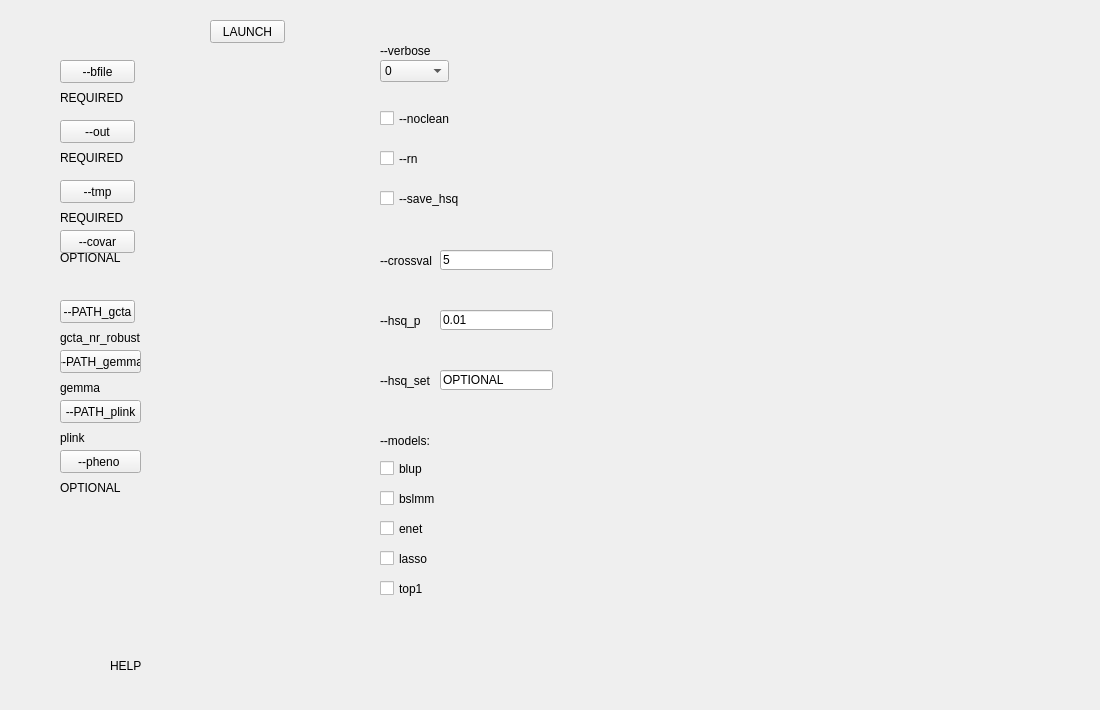
      <widget class="QWidget" name="tab_11">
       <attribute name="title">
        <string>Compute Weights</string>
       </attribute>
       <widget class="QPushButton" name="FCWBFILE">
        <property name="geometry">
         <rect>
          <x>60</x>
          <y>60</y>
          <width>75</width>
          <height>23</height>
         </rect>
        </property>
        <property name="text">
         <string>--bfile</string>
        </property>
       </widget>
       <widget class="QPushButton" name="FCWOUT">
        <property name="geometry">
         <rect>
          <x>60</x>
          <y>120</y>
          <width>75</width>
          <height>23</height>
         </rect>
        </property>
        <property name="text">
         <string>--out</string>
        </property>
       </widget>
       <widget class="QPushButton" name="FCWTMP">
        <property name="geometry">
         <rect>
          <x>60</x>
          <y>180</y>
          <width>75</width>
          <height>23</height>
         </rect>
        </property>
        <property name="text">
         <string>--tmp</string>
        </property>
       </widget>
       <widget class="QPushButton" name="FCWCOVAR">
        <property name="geometry">
         <rect>
          <x>60</x>
          <y>230</y>
          <width>75</width>
          <height>23</height>
         </rect>
        </property>
        <property name="text">
         <string>--covar</string>
        </property>
       </widget>
       <widget class="QPushButton" name="FCWPATHGCTA">
        <property name="geometry">
         <rect>
          <x>60</x>
          <y>300</y>
          <width>75</width>
          <height>23</height>
         </rect>
        </property>
        <property name="text">
         <string>--PATH_gcta</string>
        </property>
       </widget>
       <widget class="QPushButton" name="FCWPATHGEMMA">
        <property name="geometry">
         <rect>
          <x>60</x>
          <y>350</y>
          <width>81</width>
          <height>23</height>
         </rect>
        </property>
        <property name="text">
         <string>--PATH_gemma</string>
        </property>
       </widget>
       <widget class="QPushButton" name="FCWPATHPLINK">
        <property name="geometry">
         <rect>
          <x>60</x>
          <y>400</y>
          <width>81</width>
          <height>23</height>
         </rect>
        </property>
        <property name="text">
         <string>--PATH_plink</string>
        </property>
       </widget>
       <widget class="QComboBox" name="FCWVERBOSE">
        <property name="geometry">
         <rect>
          <x>380</x>
          <y>60</y>
          <width>69</width>
          <height>22</height>
         </rect>
        </property>
        <item>
         <property name="text">
          <string>0</string>
         </property>
        </item>
        <item>
         <property name="text">
          <string>1</string>
         </property>
        </item>
        <item>
         <property name="text">
          <string>2</string>
         </property>
        </item>
       </widget>
       <widget class="QCheckBox" name="FCWNOCLEAN">
        <property name="geometry">
         <rect>
          <x>380</x>
          <y>110</y>
          <width>71</width>
          <height>17</height>
         </rect>
        </property>
        <property name="text">
         <string>--noclean	</string>
        </property>
       </widget>
       <widget class="QLabel" name="label">
        <property name="geometry">
         <rect>
          <x>380</x>
          <y>250</y>
          <width>81</width>
          <height>21</height>
         </rect>
        </property>
        <property name="text">
         <string>--crossval	</string>
        </property>
       </widget>
       <widget class="QLabel" name="label_2">
        <property name="geometry">
         <rect>
          <x>380</x>
          <y>310</y>
          <width>81</width>
          <height>21</height>
         </rect>
        </property>
        <property name="text">
         <string>--hsq_p	</string>
        </property>
       </widget>
       <widget class="QLabel" name="label_3">
        <property name="geometry">
         <rect>
          <x>380</x>
          <y>370</y>
          <width>81</width>
          <height>21</height>
         </rect>
        </property>
        <property name="text">
         <string>--hsq_set</string>
        </property>
       </widget>
       <widget class="QLabel" name="label_4">
        <property name="geometry">
         <rect>
          <x>380</x>
          <y>40</y>
          <width>81</width>
          <height>21</height>
         </rect>
        </property>
        <property name="text">
         <string>--verbose	</string>
        </property>
       </widget>
       <widget class="QLabel" name="FCWHELP">
        <property name="geometry">
         <rect>
          <x>110</x>
          <y>630</y>
          <width>981</width>
          <height>71</height>
         </rect>
        </property>
        <property name="text">
         <string>HELP</string>
        </property>
       </widget>
       <widget class="QCheckBox" name="FCWRN">
        <property name="geometry">
         <rect>
          <x>380</x>
          <y>150</y>
          <width>71</width>
          <height>17</height>
         </rect>
        </property>
        <property name="text">
         <string>--rn	</string>
        </property>
       </widget>
       <widget class="QCheckBox" name="FCWSAVEHSQ">
        <property name="geometry">
         <rect>
          <x>380</x>
          <y>190</y>
          <width>81</width>
          <height>17</height>
         </rect>
        </property>
        <property name="text">
         <string>--save_hsq	</string>
        </property>
       </widget>
       <widget class="QPushButton" name="FCWPATHPHENO">
        <property name="geometry">
         <rect>
          <x>60</x>
          <y>450</y>
          <width>81</width>
          <height>23</height>
         </rect>
        </property>
        <property name="text">
         <string>--pheno	</string>
        </property>
       </widget>
       <widget class="QLabel" name="label_5">
        <property name="geometry">
         <rect>
          <x>380</x>
          <y>430</y>
          <width>81</width>
          <height>21</height>
         </rect>
        </property>
        <property name="text">
         <string>--models:</string>
        </property>
       </widget>
       <widget class="QCheckBox" name="FCWBLUP">
        <property name="geometry">
         <rect>
          <x>380</x>
          <y>460</y>
          <width>71</width>
          <height>17</height>
         </rect>
        </property>
        <property name="text">
         <string>blup</string>
        </property>
       </widget>
       <widget class="QCheckBox" name="FCWBSLMM">
        <property name="geometry">
         <rect>
          <x>380</x>
          <y>490</y>
          <width>71</width>
          <height>17</height>
         </rect>
        </property>
        <property name="text">
         <string>bslmm</string>
        </property>
       </widget>
       <widget class="QCheckBox" name="FCWENET">
        <property name="geometry">
         <rect>
          <x>380</x>
          <y>520</y>
          <width>71</width>
          <height>17</height>
         </rect>
        </property>
        <property name="text">
         <string>enet</string>
        </property>
       </widget>
       <widget class="QCheckBox" name="FCWLASSO">
        <property name="geometry">
         <rect>
          <x>380</x>
          <y>550</y>
          <width>71</width>
          <height>17</height>
         </rect>
        </property>
        <property name="text">
         <string>lasso</string>
        </property>
       </widget>
       <widget class="QCheckBox" name="FCWTOP1">
        <property name="geometry">
         <rect>
          <x>380</x>
          <y>580</y>
          <width>71</width>
          <height>17</height>
         </rect>
        </property>
        <property name="text">
         <string>top1</string>
        </property>
       </widget>
       <widget class="QLabel" name="FCWBFILELABEL">
        <property name="geometry">
         <rect>
          <x>60</x>
          <y>90</y>
          <width>311</width>
          <height>16</height>
         </rect>
        </property>
        <property name="text">
         <string>REQUIRED</string>
        </property>
       </widget>
       <widget class="QLabel" name="FCWOUTLABEL">
        <property name="geometry">
         <rect>
          <x>60</x>
          <y>150</y>
          <width>311</width>
          <height>16</height>
         </rect>
        </property>
        <property name="text">
         <string>REQUIRED</string>
        </property>
       </widget>
       <widget class="QLabel" name="FCWTMPLABEL">
        <property name="geometry">
         <rect>
          <x>60</x>
          <y>210</y>
          <width>311</width>
          <height>16</height>
         </rect>
        </property>
        <property name="text">
         <string>REQUIRED</string>
        </property>
       </widget>
       <widget class="QLabel" name="FCWCOVARLABEL">
        <property name="geometry">
         <rect>
          <x>60</x>
          <y>250</y>
          <width>311</width>
          <height>16</height>
         </rect>
        </property>
        <property name="text">
         <string>OPTIONAL</string>
        </property>
       </widget>
       <widget class="QLabel" name="FCWPATHGCTALABEL">
        <property name="geometry">
         <rect>
          <x>60</x>
          <y>330</y>
          <width>311</width>
          <height>16</height>
         </rect>
        </property>
        <property name="text">
         <string>gcta_nr_robust</string>
        </property>
       </widget>
       <widget class="QLabel" name="FCWPATHGEMMALABEL">
        <property name="geometry">
         <rect>
          <x>60</x>
          <y>380</y>
          <width>321</width>
          <height>16</height>
         </rect>
        </property>
        <property name="text">
         <string>gemma</string>
        </property>
       </widget>
       <widget class="QLabel" name="FCWPATHPLINKLABEL">
        <property name="geometry">
         <rect>
          <x>60</x>
          <y>430</y>
          <width>311</width>
          <height>16</height>
         </rect>
        </property>
        <property name="text">
         <string>plink</string>
        </property>
       </widget>
       <widget class="QLabel" name="FCWPATHPHENOLABEL">
        <property name="geometry">
         <rect>
          <x>60</x>
          <y>480</y>
          <width>311</width>
          <height>16</height>
         </rect>
        </property>
        <property name="text">
         <string>OPTIONAL</string>
        </property>
       </widget>
       <widget class="QLineEdit" name="FCWCROSSVAL">
        <property name="geometry">
         <rect>
          <x>440</x>
          <y>250</y>
          <width>113</width>
          <height>20</height>
         </rect>
        </property>
        <property name="text">
         <string>5</string>
        </property>
       </widget>
       <widget class="QLineEdit" name="FCWHSQP">
        <property name="geometry">
         <rect>
          <x>440</x>
          <y>310</y>
          <width>113</width>
          <height>20</height>
         </rect>
        </property>
        <property name="text">
         <string>0.01</string>
        </property>
       </widget>
       <widget class="QLineEdit" name="FCWHSQSET">
        <property name="geometry">
         <rect>
          <x>440</x>
          <y>370</y>
          <width>113</width>
          <height>20</height>
         </rect>
        </property>
        <property name="text">
         <string>OPTIONAL</string>
        </property>
       </widget>
       <widget class="QPushButton" name="FCWLAUNCH">
        <property name="geometry">
         <rect>
          <x>210</x>
          <y>20</y>
          <width>75</width>
          <height>23</height>
         </rect>
        </property>
        <property name="text">
         <string>LAUNCH</string>
        </property>
       </widget>
      </widget>
